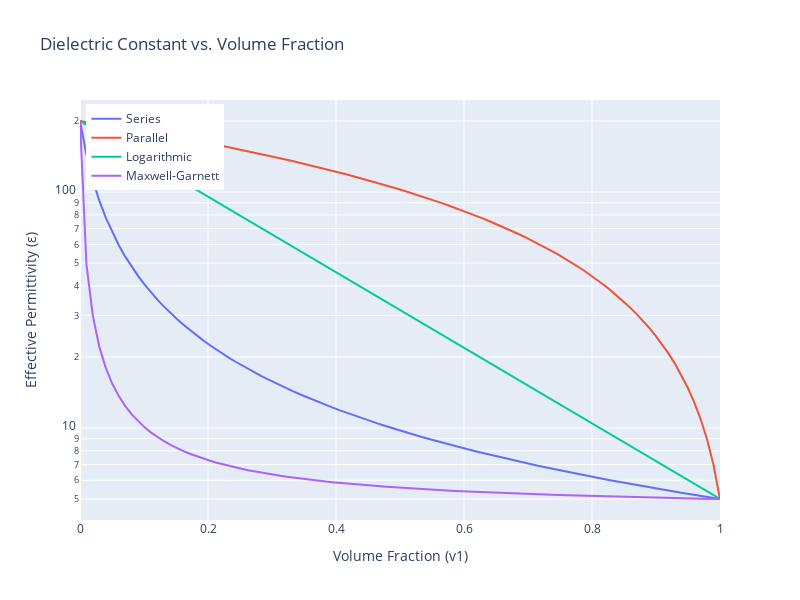

Notebook source saved alongside this figure:
### Code cell
import plotly.graph_objects as go
import numpy as np

# Define mixing rules (series, parallel, logarithmic, and Maxwell-Garnett)
def series_mixing(eps1, eps2, v1):
    return 1/(((1 - v1)/eps2) + (v1/eps1))

def parallel_mixing(eps1, eps2, v1):
    return eps1*v1 + eps2*(1 - v1)

def log_mixing(eps1, eps2, v1):
    return np.exp(v1*np.log(eps1) + (1 - v1)*np.log(eps2))

def maxwell_mixing(eps1, eps2, v1):
    return (v1*eps1*((2/3)+(eps2/3*eps1))+eps2*(1-v1)) / (((2/3)+(eps2/3*eps1))*v1+(1-v1))

# Dielectric constants
eps1 = 5
eps2 = 200

# Volume fraction range
v = np.linspace(0, 1, 100) 

# Calculate effective permittivities for different mixing rules
eps_series = series_mixing(eps1, eps2, v)
eps_parallel = parallel_mixing(eps1, eps2, v)
eps_log = log_mixing(eps1, eps2, v)
eps_maxwell = maxwell_mixing(eps1, eps2, v)

# Plotting with Plotly
fig = go.Figure()

fig.add_trace(go.Scatter(x=v, y=eps_series, mode='lines', name='Series'))
fig.add_trace(go.Scatter(x=v, y=eps_parallel, mode='lines', name='Parallel'))
fig.add_trace(go.Scatter(x=v, y=eps_log, mode='lines', name='Logarithmic'))
fig.add_trace(go.Scatter(x=v, y=eps_maxwell, mode='lines', name='Maxwell-Garnett'))

fig.update_layout(
    title='Dielectric Constant vs. Volume Fraction',
    xaxis_title='Volume Fraction (v1)',
    yaxis_title='Effective Permittivity (ε)',
    legend=dict(
        yanchor="top",
        y=0.99,
        xanchor="left",
        x=0.01
    ),
    xaxis=dict(
        type='linear'
    ),
    yaxis=dict(
        type='log'
    ),
    width=800, height = 600
)

fig.show()
